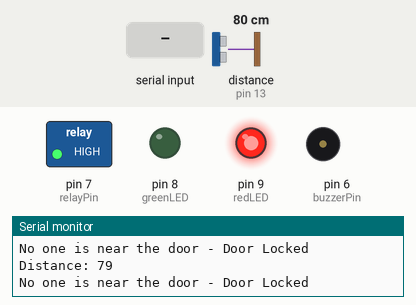
This sketch was run on a simulated Arduino Uno, built with avr-gcc and run on an emulated ATmega328P. Shown: switched loads named in the sketch (green lamp = pin HIGH), output pins drawn as LEDs (lit = HIGH), buzzer (waves = sounding, pin HIGH), the last lines printed to the serial monitor. Wiring (inferred from the names in the program): ultrasonic range finder: trigger pin 12; echo pin 13. Dashed ring = blinking. The test bench sets the inputs (shaded band); at power-on: distance to the obstacle (sensor on pin 13) 80 cm. The echo pulse lasts 58.3 µs per cm; the modem accepts every AT command (registered, SIM ready, sends succeed) and sends nothing else; pins used as bus, display or sensor lines are not drawn.

Above: at 3.4 s.
3.5 s: "T\n" received over the second serial link
At 3.79 s:
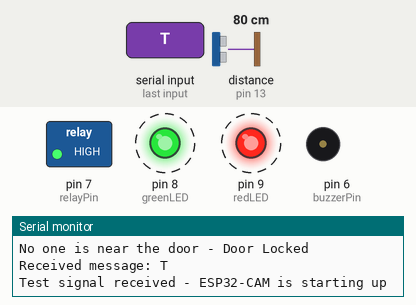
5.4 s: distance to the obstacle (sensor on pin 13) set to 9 cm
6.9 s: distance to the obstacle (sensor on pin 13) set to 6 cm
At 7.8 s:
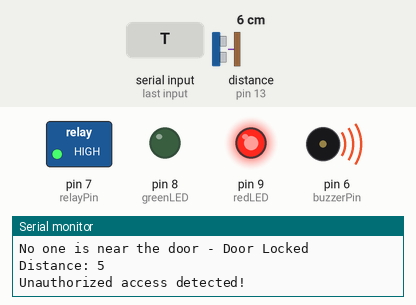
Timing chart, 0 to 15.5 s (numbered marks = the images above; inputs shaded):
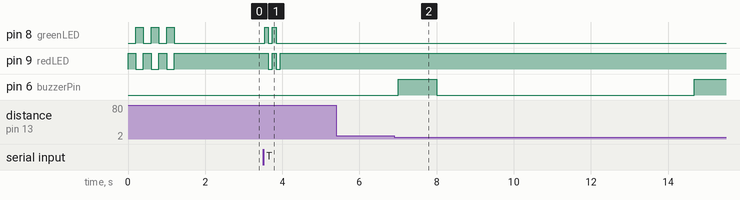

The sketch:

ArduinoCode.ino
```cpp
#include <SoftwareSerial.h>

const int trig = 12;
const int echo = 13;
const int redLED = 9;
const int greenLED = 8;
const int relayPin = 7;
const int buzzerPin = 6;

// Define software serial pins for ESP32-CAM communication
#define ARD_RX_PIN 2
#define ARD_TX_PIN 3
SoftwareSerial ESPSerial(ARD_RX_PIN, ARD_TX_PIN);

// Define software serial pins for SIM900 GSM module
#define SIM_RX 10
#define SIM_TX 11
SoftwareSerial SIM900(SIM_RX, SIM_TX);

int duration = 0;
int distance = 0;
unsigned long lastHeartbeat = 0;
bool cameraConnected = false;
bool isAuthorized = false;

// Phone number to send SMS alerts
String phoneNumber = "+94765226321";

void setup() {
  pinMode(trig, OUTPUT);
  pinMode(echo, INPUT);
  pinMode(redLED, OUTPUT);
  pinMode(greenLED, OUTPUT);
  pinMode(relayPin, OUTPUT);
  pinMode(buzzerPin, OUTPUT);

  // Default state - locked
  digitalWrite(redLED, HIGH);
  digitalWrite(greenLED, LOW);
  digitalWrite(relayPin, HIGH);
  digitalWrite(buzzerPin, LOW);

  Serial.begin(9600);
  ESPSerial.begin(9600);
  SIM900.begin(9600);

  Serial.println("Arduino initialized. Waiting for signals from ESP32-CAM...");

  // Blink LEDs to indicate system startup
  for (int i = 0; i < 3; i++) {
    digitalWrite(redLED, HIGH);
    digitalWrite(greenLED, LOW);
    delay(200);
    digitalWrite(redLED, LOW);
    digitalWrite(greenLED, HIGH);
    delay(200);
  }
  digitalWrite(redLED, HIGH);
  digitalWrite(greenLED, LOW);

  Serial.println("GSM Module Initializing...");
  SIM900.println("AT");
  delay(1000);
}

void loop() {
  // Check for signal from ESP32-CAM
  static String message = "";
  while (ESPSerial.available() > 0) {
    char c = ESPSerial.read();
    if (c == '\n') {
      processMessage(message);
      message = "";
    } else {
      message += c;
    }
  }

  // Ultrasonic Sensor logic
  digitalWrite(trig, LOW);
  delayMicroseconds(2);
  digitalWrite(trig, HIGH);
  delayMicroseconds(10);
  digitalWrite(trig, LOW);

  duration = pulseIn(echo, HIGH, 30000);

  if (duration == 0) {
    Serial.println("No Echo Received ❌");
  } else {
    distance = (duration / 2) / 29.1;
    Serial.print("Distance: ");
    Serial.println(distance);

    //Door logic
    if (distance < 7) {
      if (isAuthorized) {

        unlockDoor();
        Serial.println("Authorized person is near the door - Door Unlocked");
        sendSMS("Authorized person unlocked the door.");
      } else {

        Serial.println("Unauthorized access detected!");
        unauthorizedAccess();
      }
    } else {

      lockDoor();
      Serial.println("No one is near the door - Door Locked");
    }
  }

  delay(200);
}

void processMessage(String message) {
  Serial.print("Received message: ");
  Serial.println(message);

  // Ignore corrupted messages
  if (message.length() != 1) {
    Serial.println("Ignoring corrupted or debug message");
    return;
  }

  if (message == "U") {
    isAuthorized = true;
    Serial.println("Person recognized by ESP32-CAM");
  } else if (message == "L") {
    isAuthorized = false;
    Serial.println("Person not recognized by ESP32-CAM");
  } else if (message == "T") {
    Serial.println("Test signal received - ESP32-CAM is starting up");
    cameraConnected = true;
    blinkLEDs(2);
  } else if (message == "H") {
    Serial.println("Heartbeat received from ESP32-CAM");
    lastHeartbeat = millis();
    cameraConnected = true;
  } else {
    Serial.print("Unknown message received: ");
    Serial.println(message);
  }
}

// Function to unlock door
void unlockDoor() {
  digitalWrite(relayPin, LOW);
  digitalWrite(greenLED, HIGH);
  digitalWrite(redLED, LOW);
  digitalWrite(buzzerPin, LOW);
}

// Function to lock door
void lockDoor() {
  digitalWrite(relayPin, HIGH);
  digitalWrite(greenLED, LOW);
  digitalWrite(redLED, HIGH);
  digitalWrite(buzzerPin, LOW);
}

// Function for unauthorized access
void unauthorizedAccess() {
  digitalWrite(relayPin, HIGH);
  digitalWrite(greenLED, LOW);
  digitalWrite(redLED, HIGH);
  digitalWrite(buzzerPin, HIGH);
  delay(1000);
  digitalWrite(buzzerPin, LOW);
  sendSMS("Unauthorized person tried to unlock the door!");
}

// Function to send SMS
void sendSMS(String message) {
  Serial.print("Sending SMS: ");
  Serial.println(message);

  SIM900.println("AT+CMGF=1");
  delay(1000);
  SIM900.println("AT+CMGS=\"" + phoneNumber + "\"");
  delay(1000);
  SIM900.print(message);
  delay(1000);
  SIM900.write(26);
  delay(3000);
  Serial.println("SMS Sent!");
}

// Function to blink both LEDs
void blinkLEDs(int times) {
  for (int i = 0; i < times; i++) {
    digitalWrite(redLED, HIGH);
    digitalWrite(greenLED, HIGH);
    delay(100);
    digitalWrite(redLED, LOW);
    digitalWrite(greenLED, LOW);
    delay(100);
  }

  // Return to default state
  digitalWrite(redLED, HIGH);
  digitalWrite(greenLED, LOW);
}
```

Measured:
- the behaviour switches between 8 and 7 cm on distance to the obstacle (sensor on pin 13) (found by bisection; images 1 and 2)
- after the input at 3.5 s, pin 8 (greenLED): alternates HIGH for 0.10 s and LOW for 0.10 s, 4 changes in all, then stays LOW, starting at once; pin 9 (redLED): alternates HIGH for 0.10 s and LOW for 0.10 s, 4 changes in all, then stays HIGH, starting after 0.14 s
- after the input at 6.9 s, pin 6 (buzzerPin): LOW → HIGH after 0.10 s, → LOW 1.0 s later, → HIGH 6.7 s later
